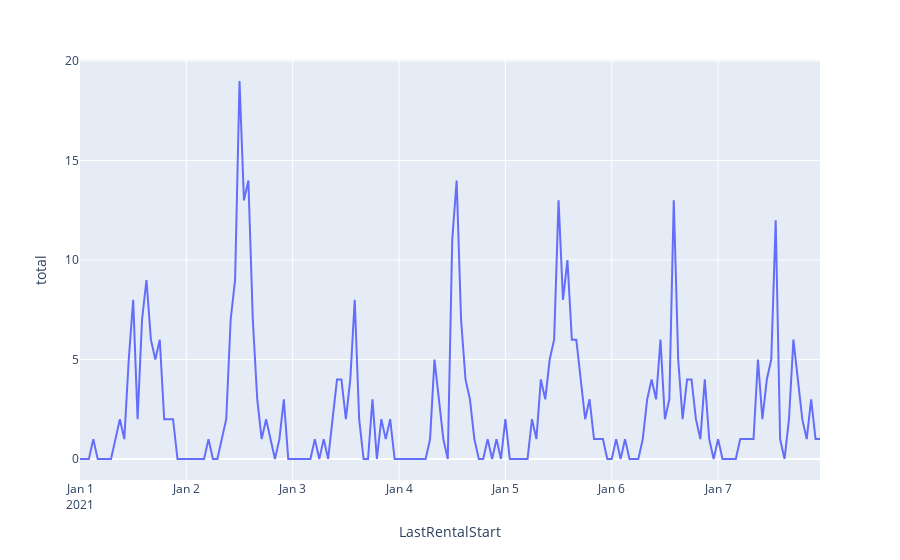

Notebook code cell kept with this figure:
### Code cell
fig = px.line(rentalstotal.set_index('LastRentalStart')['2021-01-01':'2021-01-07'].reset_index(), x='LastRentalStart', y='total')
fig.show()

### Figure 1 — Plotly figure (JSON) as saved in the notebook; plotly's stock layout.template omitted (floating-point values rounded to 4 significant figures; data arrays with more than 128 entries replaced by an {"elided": "..."} marker saying what was removed)
{"data": [{"hovertemplate": "LastRentalStart=%{x}<br>total=%{y}<extra></extra>", "legendgroup": "", "line": {"color": "#636efa", "dash": "solid"}, "mode": "lines", "name": "", "orientation": "v", "showlegend": false, "type": "scatter", "x": {"elided": "168 str values"}, "xaxis": "x", "y": {"elided": "168 int values"}, "yaxis": "y"}], "layout": {"legend": {"tracegroupgap": 0}, "margin": {"t": 60}, "xaxis": {"anchor": "y", "domain": [0, 1], "title": {"text": "LastRentalStart"}}, "yaxis": {"anchor": "x", "domain": [0, 1], "title": {"text": "total"}}}}
